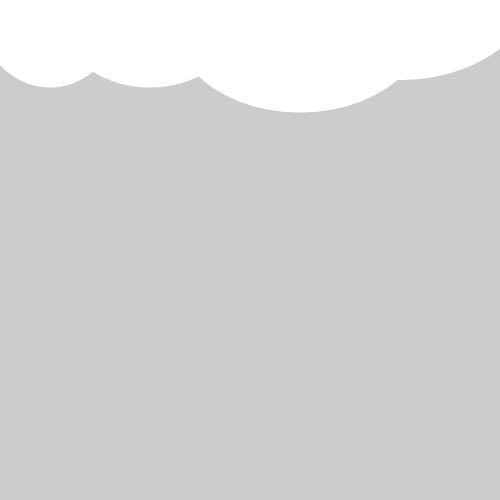
Frame 1 (no input)
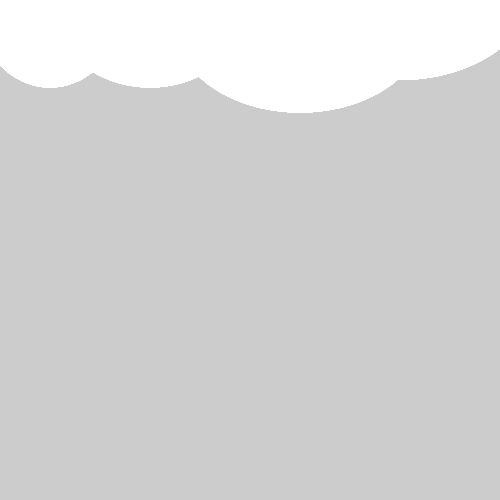
Frame 60 (the mouse pressed at the canvas centre just before this capture)
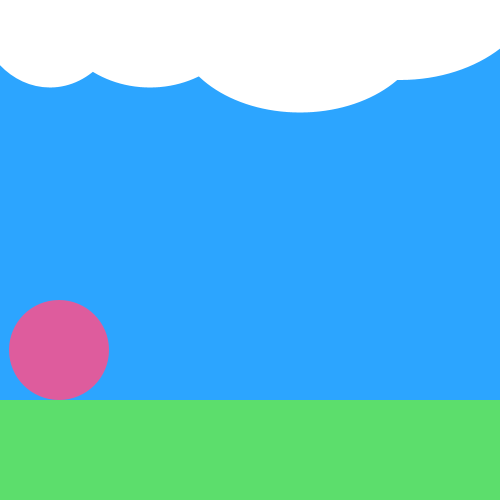
Frame 120 (the mouse held since frame 60 and released just before this capture)

The Processing sketch that drew these frames (run headless with seeded random() and noise(); from frame 60 on, the mouse is pressed at the canvas centre):

// Processing sketch: processing_174054
// ── processing_174054.pde

int x = 0;

void setup()

{size(500,500);}

void draw()

{if (mousePressed == true)

{
  background(#2CA5FF);  //Himmelfarbe
  
  //Gras
  
  noStroke();
  fill(#5CDE6C);
  rect(0,400,500,100);
  
  //Ball
  
  noStroke();
  fill(#DE5C9D);
  ellipse(x,350,100,100);
  x++;
  
  if (x == width) {
      x = 0;
  }
  
  //Wolke
  
  noStroke();
  fill(255);
  ellipse(50,0,150,175);
  ellipse(150,0,200,175);
  ellipse(300,25,250,175);
  ellipse(400,-20,275,200);
  }
  
  else
  
  {
    
  noStroke();
  fill(255);
  ellipse(50,0,150,175);
  ellipse(150,0,200,175);
  ellipse(300,25,250,175);
  ellipse(400,-20,275,200);
    
  }
}
